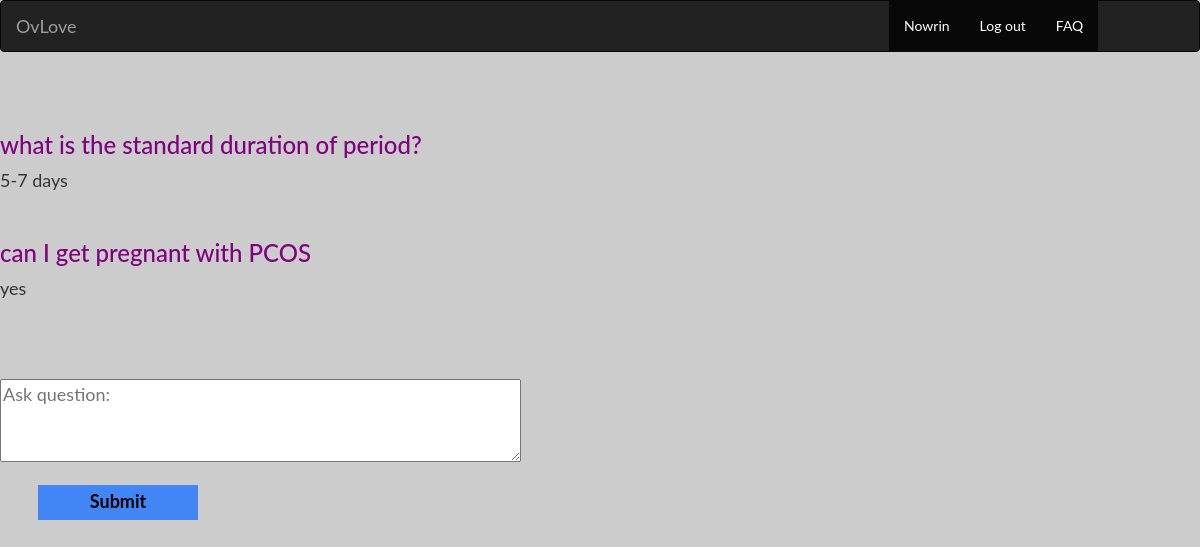
Page /question/ (signed in) on the committed database.
### myapp/models.py (models this page shows)
class Questions(models.Model):
    username = models.CharField(max_length=50)
    ques = models.CharField(max_length=2000)
    ans = models.CharField(max_length=2000)

### myapp/views.py (the view, shortened to what this page needs)
# urls.py: url(r'^question/', views.question, name='question'),
def question(request) :
    username = "not logged in"
    try:
        username = request.session['username']
    except:
        return render(request, 'login.html', {})
    exist_count = Questions.objects.filter(username=username).count()
    q=[]
    for e in Questions.objects.all():
        if e.username == username:
            a = e.ques
            p = ''.join(a)
            a = e.ans
            o = ''.join(a)
            new = qa(p, o)
            q.append(new)
    return render(request, 'question.html',{"username": username,"q":q})

### templates/question.html (shortened to what this page needs)
<!DOCTYPE html>
<html lang="en">
<head>
</head>
<body>
</body>
</html><!DOCTYPE html>
<html lang="en">
{% load staticfiles %}
<link rel="stylesheet" href="https://maxcdn.bootstrapcdn.com/bootstrap/3.3.6/css/bootstrap.min.css">
<link rel="stylesheet" type="=text/css" href="{% static 'style.css' %}"/>
<head>
  <link rel="stylesheet" href="https://maxcdn.bootstrapcdn.com/bootstrap/3.3.7/css/bootstrap.min.css">
</head>
<nav class="navbar navbar-inverse">
  <div class="container-fluid">
    <div class="navbar-header">
      <a class="navbar-brand" href="{% url 'home' %}">OvLove</a>
    </div>
      <div class="right">
    <ul class="nav navbar-nav">
      <li class="active" ><a href="{% url 'profile' %}">{{username}}</a></li>
        <li class="active"><a href="{% url 'loggedout' %}">Log out</a></li>
      <li class="active"><a href="{% url 'faq' %}">FAQ</a></li>
    </ul>
</div>
  </div>
</nav>
<form name="form" action="{% url 'question' %}" method="post">{% csrf_token %}
             <br><br>
                    <font size="4" >
                        {% for i in q %}
                        <font color="purple"><h3>{{ i.qs }}</h3></font>
                            {{ i.an }}<br><br>
                            {% endfor %}
                        <br>
                        <br>
            <textarea rows="3" cols="50" name="ques" placeholder="Ask question:" required></textarea>
            <br>
                        <div style="max-width: 200px;"  >
                <font color="black">
                <button style="border: 0px; background-color: #4285F4; margin-top: 8%; height: 35px; width: 80%; margin-left: 19%"
                        type="submit" value="Submit"><strong>Submit</strong></button>
                </font>
        </div>
                    </font>
    </body>
    </form>
</body>
</html>

### templates/question.html (style rules this page uses)
* { box-sizing: border-box }
body { font-family: "Lato", sans-serif; }
.right { position: absolute; right: 10px; width: 300px; padding: 0px; }
body { background: #cccccc url("http://oi66.tinypic.com/2u8f5g1.jpg") center; }

### rows in the picture
Questions: qs "what is the standard duration of period?", an "5-7 days"
Questions: qs "can I get pregnant with PCOS", an "yes"

### other values in the picture
{{ username }} "Nowrin"
